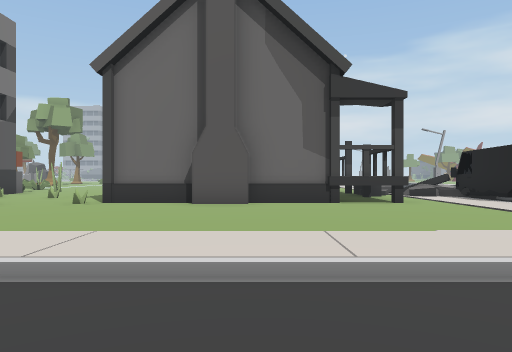
view 1 (above)

24 first-person views from a walk through a scene from a Unity 3-D project. The camera is 1.4 m above the floor, looks level and sees 70° across. The floor is counted in squares, 2 m on a side. Each view is taken from the middle of a square. On the plan, view 1 faces up. The plan holds only what a view shows up to about 11 squares ahead; the rest is blank. The place goes on beyond the plan.

view 2
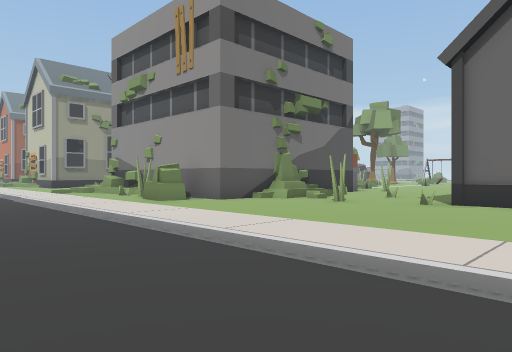

view 3
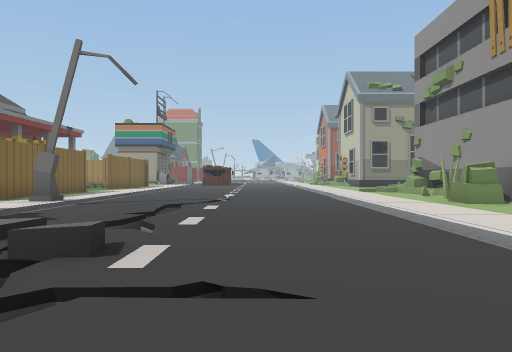

view 4
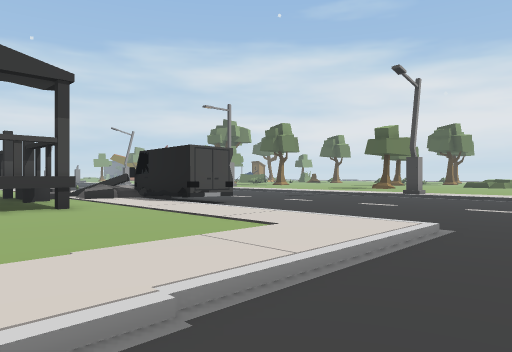

view 5
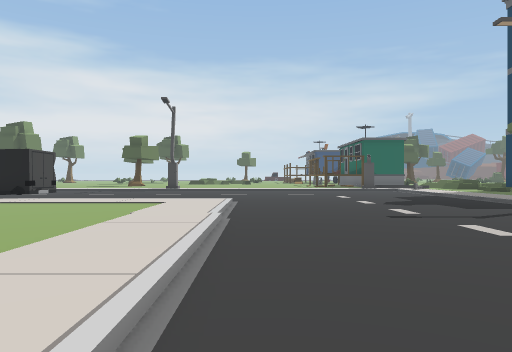

view 6
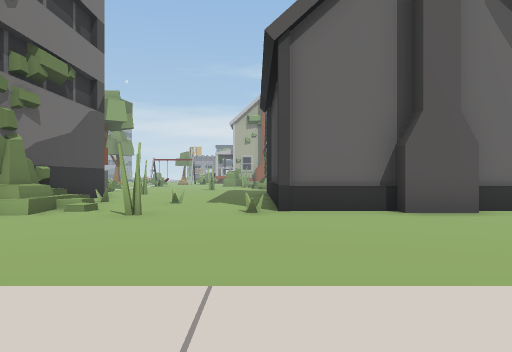

view 7
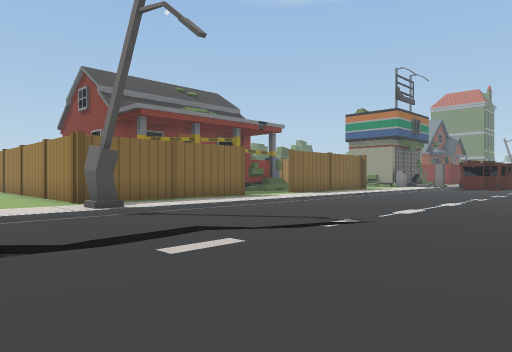

view 8
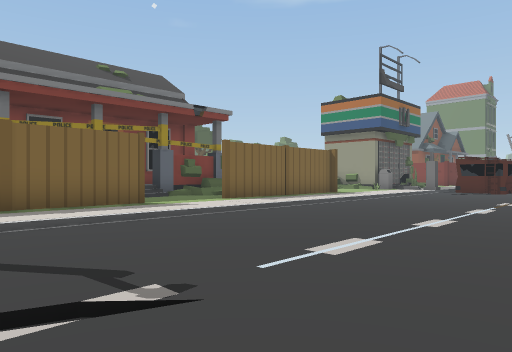

view 9
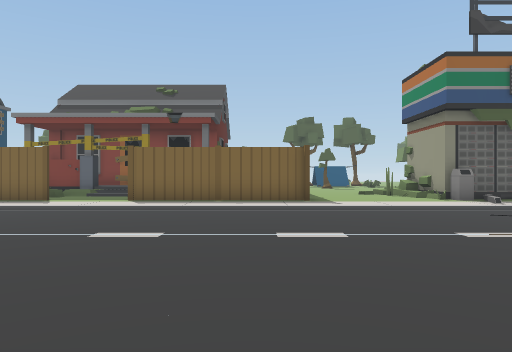

view 10
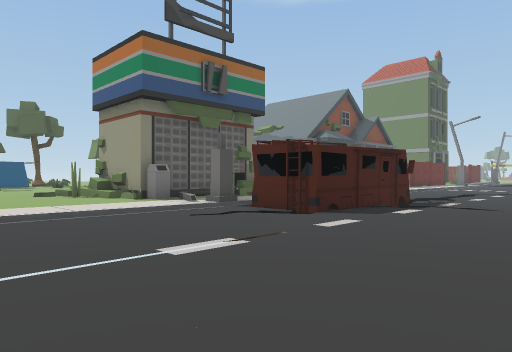

view 11
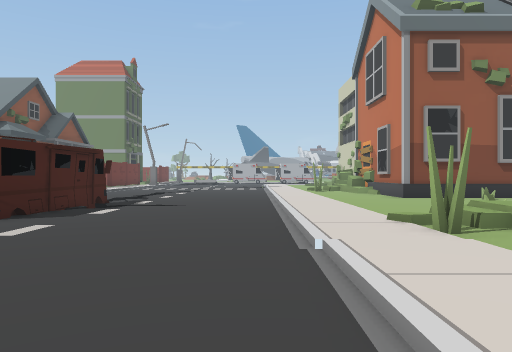

view 12
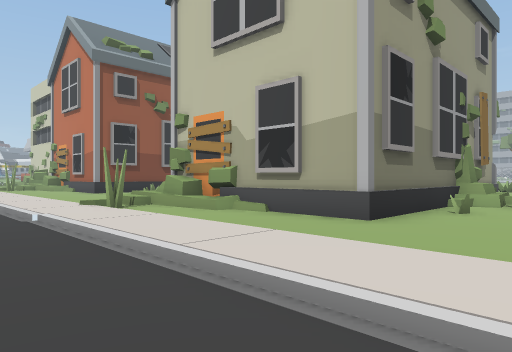

view 13
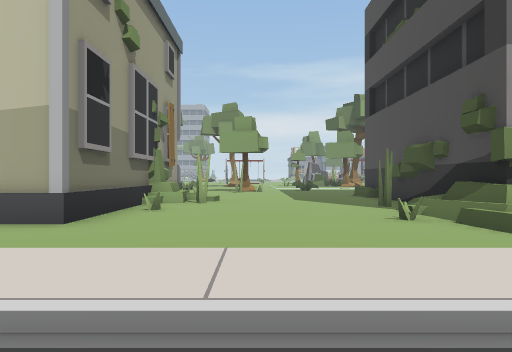

view 14
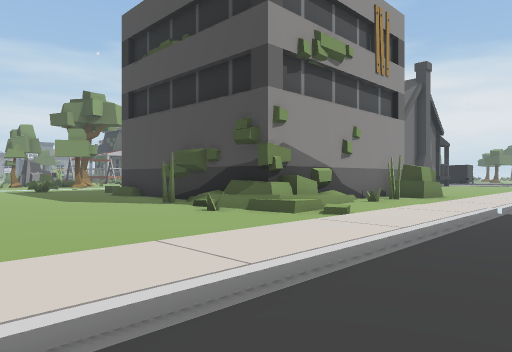

view 15
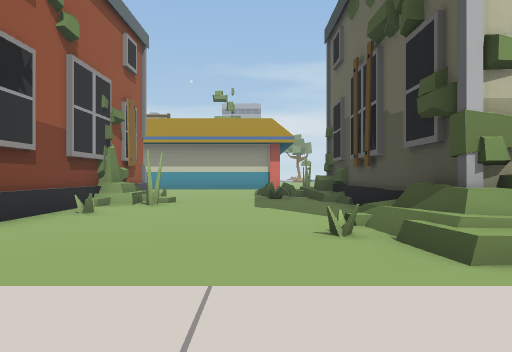

view 16
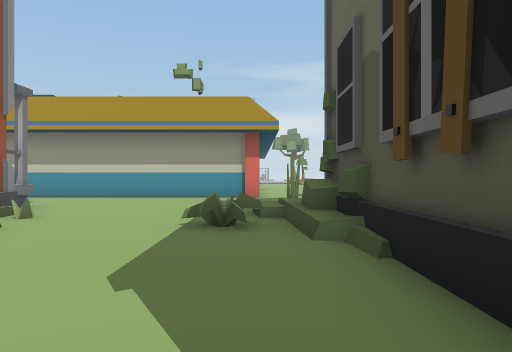

view 17
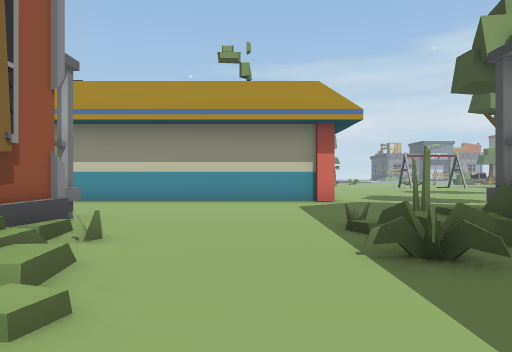

view 18
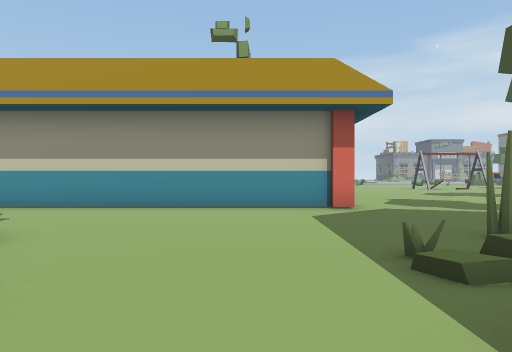

view 19
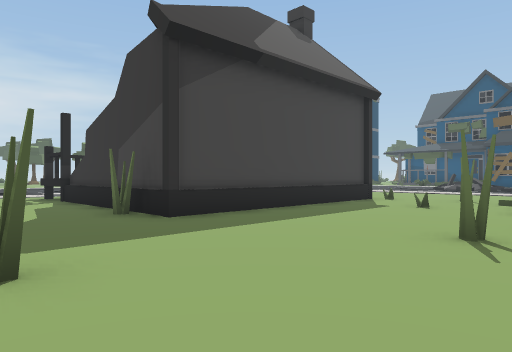

view 20
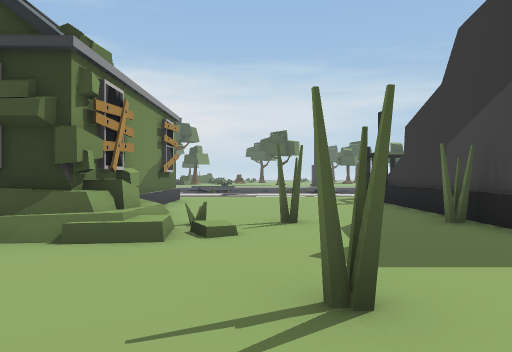

view 21
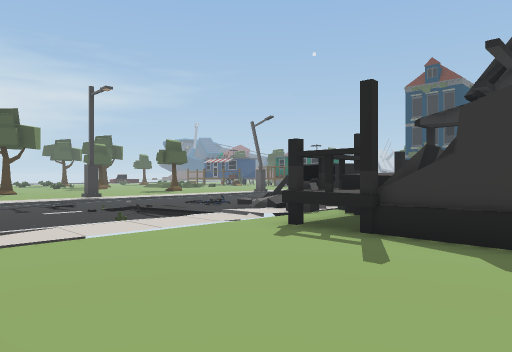

view 22
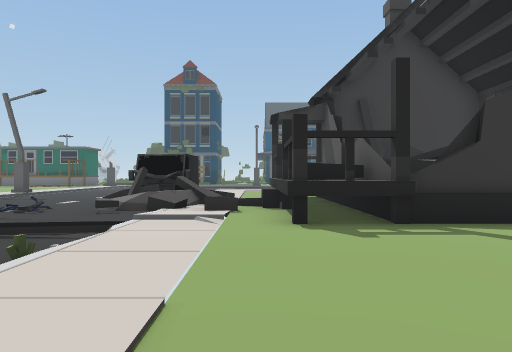

view 23
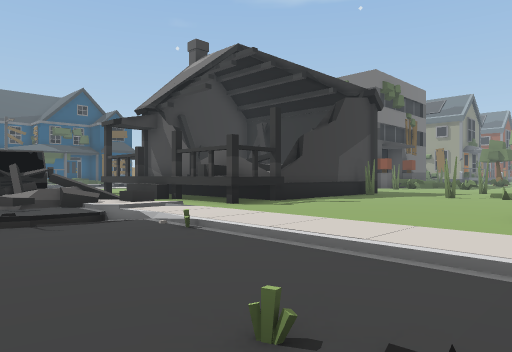

view 24
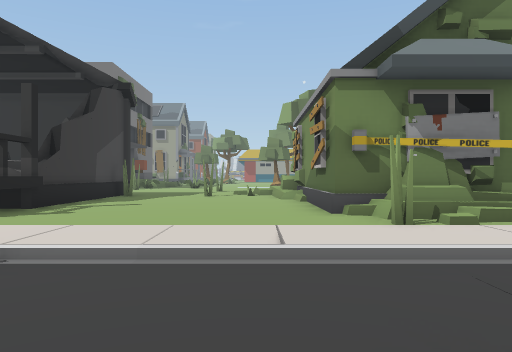

### Floor plan
Key: @ floor where view 1 was taken; # wall or solid block; x gap in a wall; . main floor; - floor 0.25 m lower than the main floor; _ floor 0.5 m lower than the main floor; / step, stairs or slope; = window, fence, low wall or low ledge; ^ raised ledge; v drop or lower ground; P plant; O other object.
Columns run from 35 left of view 1 to 9 right of it. Each row starts with its distance up from view 1.
 22         ....                   /########./---
 21         ....                 ../#O//...../-/
 20         ....                ....=......../---
 19 ########....              .............../---
 18 ............               ..P...P......./---
 17  ..........               .............../---
 16  ........                 .......P.......///
 15   ^.....##                 .....OOOOOOO..=//
 14   #...//#    #             P....OO OOOO.=/--/
 13   #=.../#    #  ...       #.....OOOOOO ///=-O
 12   #/..==##   #/.....#     #.....OOOOO  /=/x--
 11   #//.../#   #/.....#     #=.O..OOOOO O//OO--
 10   #=/.../#   #/#....#     #/....OOOOO  ..##--
  9   #......#   #/..../#     #//...#####  ..# --
  8   #=..../#   #=..../#     #/.P.P........./---
  7   #....//#   #...../#######............../---
  6   .....=######....=/##//##.............../---
  5   ......///........//....#.............../---
  4   ....../#........./...................../---
  3   ....../................................/---
  2   -------------------------------------------
  1   ----------------  -----------------------
  0 -----------------------------------@-------
 -1 ----v-------------------v-------v- --------
 -2   v#####-----------------vvvvv_v/   -------
 -3        #v---------------------/       -----
 -4        #---------------------          ----
 -5       .#/................#..             ..
 -6       ../...................
 -7       ###....#####..######.

Where each view was taken, in squares from view 1:
view 1: 0 up, 0 right, facing up
view 2: 0 up, 1 left, facing up-left
view 3: 0 up, 1 left, facing left
view 4: 1 up, 1 right, facing up-right
view 5: 2 up, 4 left, facing right
view 6: 2 up, 4 left, facing up
view 7: 2 up, 7 left, facing down-left
view 8: 1 up, 11 left, facing down-left
view 9: 4 up, 21 left, facing down
view 10: 2 up, 22 left, facing down-left
view 11: 2 up, 22 left, facing left
view 12: 1 up, 19 left, facing up-left
view 13: 1 up, 19 left, facing up
view 14: 1 up, 21 left, facing up-right
view 15: 2 up, 29 left, facing up
view 16: 7 up, 28 left, facing up
view 17: 9 up, 30 left, facing up
view 18: 11 up, 30 left, facing up
view 19: 19 up, 9 left, facing down-right
view 20: 19 up, 8 left, facing right
view 21: 21 up, 1 left, facing down-right
view 22: 21 up, 4 right, facing down
view 23: 22 up, 9 right, facing down-left
view 24: 20 up, 9 right, facing left
